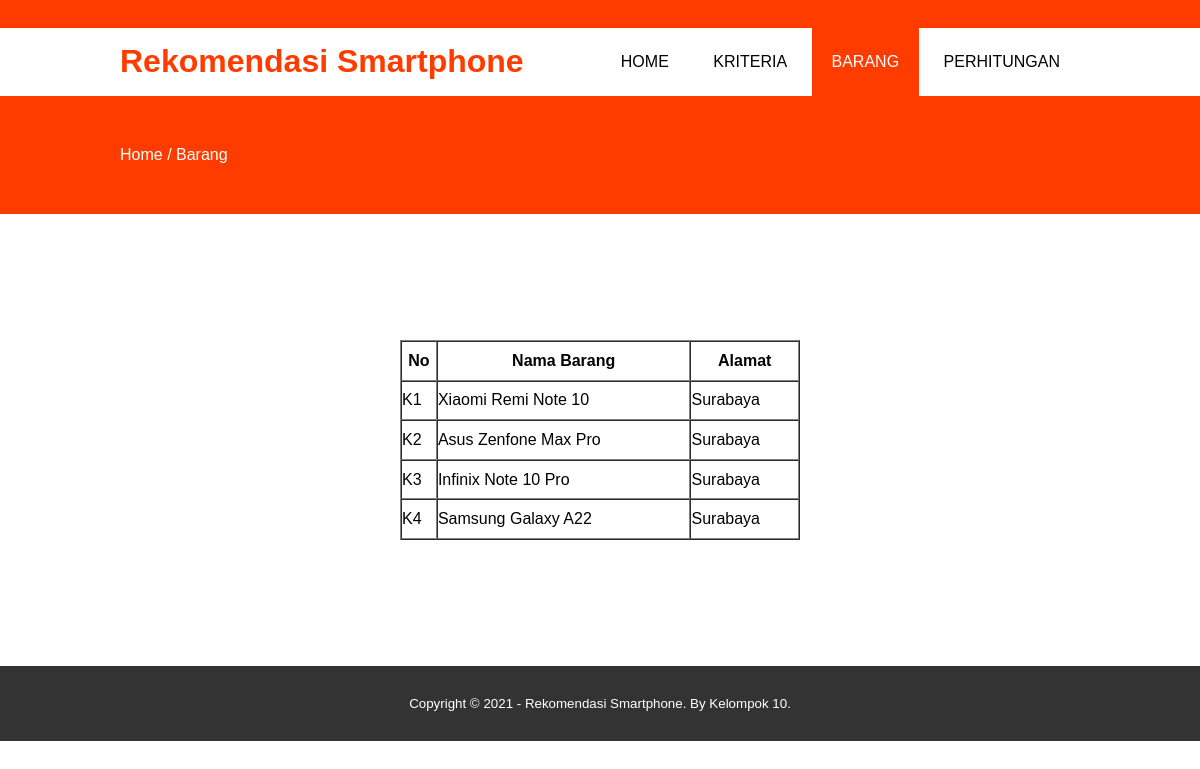
Screenshot of /barang.php with the database file from the repository.
### tables this page shows
CREATE TABLE `karyawan_saw` (
  `id_karyawan` int(11) NOT NULL,
  `nama_karyawan` varchar(20) NOT NULL,
  `alamat` varchar(25) NOT NULL
);

### Saw.php (called while the page is built, shortened)
<?php
class Saw
{
  private $db;
  function __construct()
  {
    $this->db = new PDO('mysql:host=localhost;dbname=ai', "root", "");
  }
  public function get_data_karyawan(){
    $stmt = $this->db->prepare("SELECT*FROM karyawan_saw ORDER BY id_karyawan");
    $stmt->execute();
    return $stmt;
  }
}
 ?>

### barang.php (the view, shortened to what this page needs)
<?php
$saw = new Saw();
 ?>
<html>
<head>
	<link rel="stylesheet" type="text/css" href="css/style.css">
</head>
<body>
	<div class="medsos">
		<div class="container">
			<ul>
			</ul>
		</div>
	</div>
	<header>
		<div class="container">
			<h1><a href="index.php">Rekomendasi Smartphone</a></h1>
			<ul>
				<li><a href="index.php">HOME</a></li>
				<li><a href="kriteria.php">KRITERIA</a></li>
				<li class="active"><a href="barang.php">BARANG</a></li>
				<li><a href="perhitungan.php">PERHITUNGAN</a></li>
			</ul>
		</div>
	</header>
		<section class="label">
		<div class="container">
			<p>Home / Barang</p>
		</div>
	</section>
<center>
<br><br><br><br><br><br><br>
<table border="1" cellspacing="0" width="400" height="200">
  <tr>
    <th>No</th>
    <th>Nama Barang</th>
    <th>Alamat</th>
  </tr>
<?php
$karyawan = $saw->get_data_karyawan();
while ($data_karyawan = $karyawan->fetch(PDO::FETCH_ASSOC)) {
?>
  <tr>
    <td>K<?php echo $data_karyawan['id_karyawan']; ?></td>
    <td><?php echo $data_karyawan['nama_karyawan']; ?></td>
    <td><?php echo $data_karyawan['alamat']; ?></td>
  </tr>
<?php } ?>
</table>
<br><br><br><br><br><br><br>
</center>
	<footer>
		<div class="container">
			<small>Copyright &copy; 2021 - Rekomendasi Smartphone. By Kelompok 10.</small>
		</div>
	</footer>
</body>
</html>

### css/style.css (style rules this page uses)
* { padding: 0; margin: 0; font-family: sans-serif; }
a { color: inherit; text-decoration: none; }
.medsos { padding: 5px 0; background-color: #ff3c00; }
.container { width: 80%; margin: 0 auto; }
.container:after { content: ''; display: block; clear: both; }
header h1 { float: left; padding: 15px 0; color: #ff3c00; }
header ul { float: right; }
header ul li { display: inline-block; }
header ul li a { padding: 25px 20px; display: inline-block; }
.active { background-color: #ff3c00; color: #fff; }
section { padding: 50px 0; }
footer { padding: 30px 0; background-color: #333; color: #fff; text-align: center; }
.label { background-color: #ff3c00; color: #fff; }

### rows the page displays
karyawan_saw: id_karyawan "1", nama_karyawan "Xiaomi Remi Note 10", alamat "Surabaya"
karyawan_saw: id_karyawan "2", nama_karyawan "Asus Zenfone Max Pro", alamat "Surabaya"
karyawan_saw: id_karyawan "3", nama_karyawan "Infinix Note 10 Pro", alamat "Surabaya"
karyawan_saw: id_karyawan "4", nama_karyawan "Samsung Galaxy A22", alamat "Surabaya"
